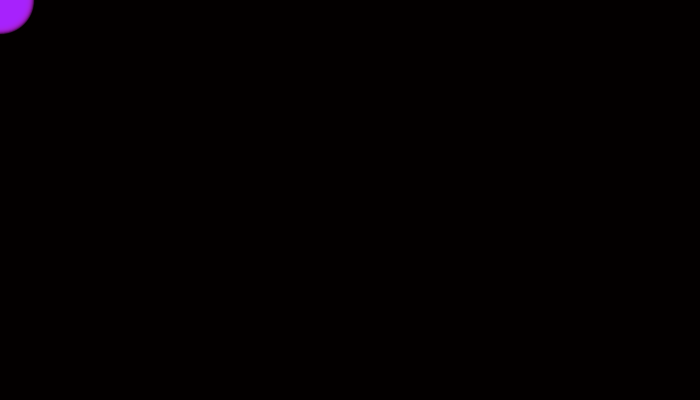
Frame 1 (no input)
Frame 60 (the mouse pressed at the canvas centre just before this capture): identical to frame 1, image omitted
Frame 120 (the mouse held since frame 60 and released just before this capture): identical to frame 1, image omitted

The Processing sketch that drew this single still picture (run headless with seeded random() and noise(); from frame 60 on, the mouse is pressed at the canvas centre):

// Processing sketch: processing_41395
// ── processing_41395.pde

int[] trail_x;
int[] trail_y;
int index = 0;
 
void setup() {
  size(700,400);
  smooth();
  trail_x = new int[20];
  trail_y = new int[20];
}
 
void draw() {
  background(3,0,0);
  
  
  stroke(0, 128);
  for (int i=0; i < trail_x.length; i++) {
     
    int pos = (index+i) % trail_x.length;
     
    
    fill(map(i, 5, trail_x.length, 0, 250), 38, 255, 50);   
    ellipse(trail_x[pos], trail_y[pos], 50+i, 50+i); 
  }
}

 
void mouseMoved() {
  trail_x[index] = mouseX;
  trail_y[index] = mouseY;
  index++;
  if (index >= trail_x.length) index = 0;
}
